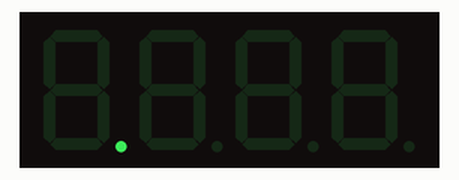
Recording of a program running on a simulated Raspberry Pi Pico running MicroPython. On the bench: 4-digit seven-segment display.

Above: at 0.05 s.
At 0.65 s:
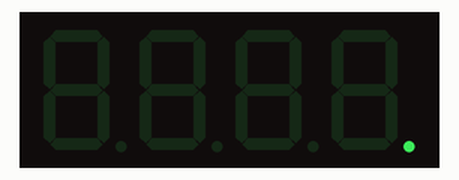
At 1.1 s:
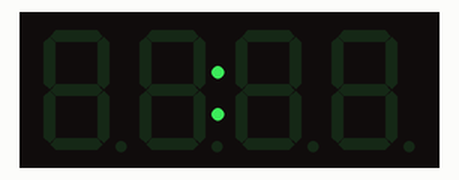

The program:

main.py
```python
from machine import Pin, I2C

class backpack:
    ADDRESS             = 0x70
    BLINK_CMD           = 0x80
    CMD_BRIGHTNESS      = 0xE0
    # Digits 0 - F
    NUMS = [0x3F, 0x06, 0x5B, 0x4F, 0x66, 0x6D, 0x7D,
        0x07, 0x7F, 0x6F, 0x77, 0x7C, 0x39, 0x5E, 0x79, 0x71]

    def __init__(self, id, sda, scl):
        self.buffer = bytearray([0]*16)
        self.i2c=I2C(id=id,sda=Pin(sda), scl=Pin(scl))
        self.i2c.writeto(self.ADDRESS,b'\x21')
        # 0 to 3
        self.blink_rate(0)
        # 0 to 15
        self.set_brightness(15)
        self.update_display()

    def set_brightness(self,b):
        self.i2c.writeto(self.ADDRESS,bytes([self.CMD_BRIGHTNESS | b]))

    def blink_rate(self, b):
        self.i2c.writeto(self.ADDRESS,bytes([self.BLINK_CMD | 1 | (b << 1)]))

    def write_digit(self, position, digit, dot=False):
        # skip the colon
        offset = 0 if position < 2 else 1
        pos = offset + position
        self.buffer[pos*2] = self.NUMS[digit] & 0xFF
        if dot:
            self.buffer[pos*2] |= 0x80

    def update_display(self):
        data = bytearray([0]) + self.buffer
        self.i2c.writeto(self.ADDRESS,data)

    def print(self,value,leading_zeros=True):
        if value<0 or value>9999:
            return
        sdig =  '{:04d}'.format(value)
        dts = [int(x) for x in sdig]
        for i,d in enumerate(dts):
            if leading_zeros or d != 0:
              self.write_digit(i,d)

    def set_decimal(self, position, dot=True):
        # skip the colon
        offset = 0 if position < 2 else 1
        pos = offset + position
        if dot:
            self.buffer[pos*2] |= 0x80
        else:
            self.buffer[pos*2] &= 0x7F

    def clear(self):
        self.buffer = bytearray([0]*16)
        self.update_display()

    def set_colon(self, colon=True):
        if colon:
            self.buffer[4] |= 0x02
        else:
            self.buffer[4] &= 0xFD

def count(f):
    from time import sleep
    for i in range(10000):
        f.print(i, leading_zeros=False)
        f.update_display()
        sleep(0.05)

if __name__ == '__main__':
    # from ht16k33 import backpack
    from time import sleep

    # declare an instance
    f = backpack(id=1, sda=26, scl=27)
    # decimals on
    for i in range(4):
        f.set_decimal(i)
        f.update_display()
        sleep(0.1)
    # decimals off
    for i in range(4):
        f.set_decimal(i, False)
        f.update_display()
        sleep(0.1)

    # print something
    f.print(1234)
    f.update_display()
    sleep(0.1)
    # clear the display
    f.clear()
    sleep(0.1)
    # blink the colon
    for i in range(4):
        f.set_colon()
        f.update_display()
        sleep(0.5)
        f.set_colon(False)
        f.update_display()
        sleep(0.5)
    # do some counting
    for i in range(10000):
        f.print(i)
        f.update_display()
        sleep(0.05)
```
